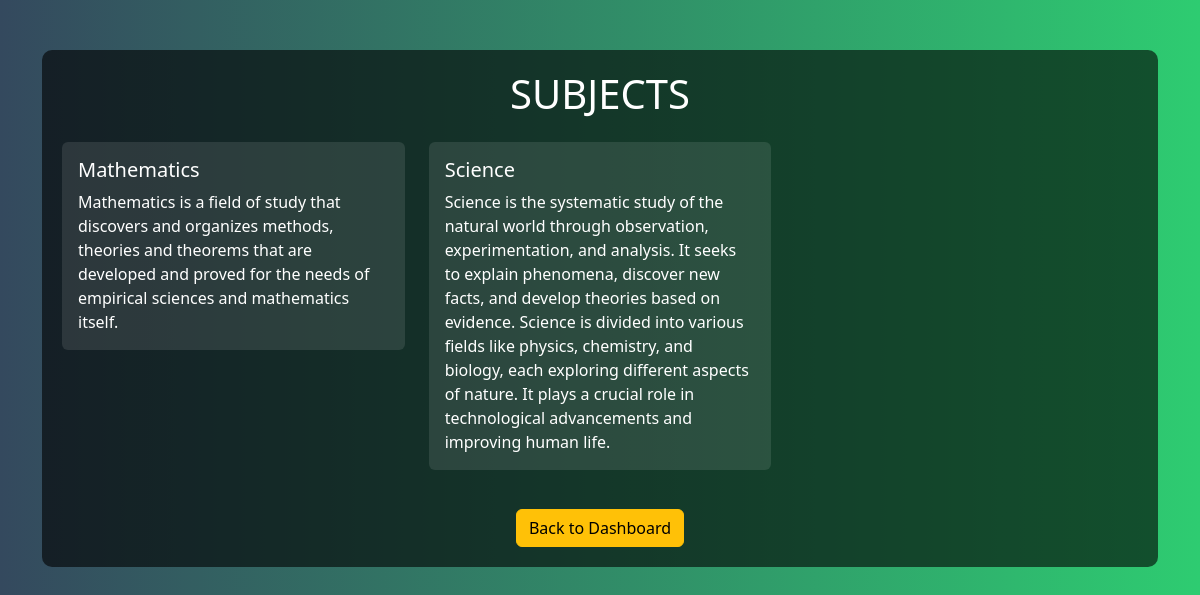
/subjects (signed in), run on the app's committed database.
### tables this page shows
CREATE TABLE subjects (
            id INTEGER PRIMARY KEY AUTOINCREMENT,
            name TEXT NOT NULL,
            description TEXT
        );

### app.py (the view)
@app.route('/subjects')
def view_subjects():
    if 'user' not in session:
        return redirect(url_for('login'))
    conn = sqlite3.connect('quiz_master.db')
    cursor = conn.cursor()
    cursor.execute("SELECT id, name, description FROM subjects")
    subjects = cursor.fetchall()
    conn.close()
    return render_template('subjects.html', subjects=subjects)

### templates/subjects.html (shortened to what this page needs)
<!DOCTYPE html>
<html lang="en">
<head>
    <link rel="stylesheet" href="https://cdn.jsdelivr.net/npm/bootstrap@5.3.0/dist/css/bootstrap.min.css">
</head>
<body>
    <div class="container">
        <div class="subjects-container">
            <h1 class="text-center mb-4">SUBJECTS</h1>
            <div class="row">
                {% for subject in subjects %}
                <div class="col-md-4">
                    <div class="card subject-card" onclick="window.location.href='/chapters/{{ subject[0] }}'">
                        <div class="card-body">
                            <h5 class="card-title">{{ subject[1] }}</h5>
                            <p class="card-text">{{ subject[2] or 'No description available' }}</p>
                        </div>
                    </div>
                </div>
                {% endfor %}
            </div>
            <div class="text-center mt-4">
                <a href="/user_dashboard" class="btn btn-warning">Back to Dashboard</a>
            </div>
        </div>
    </div>
</body>
</html>

### templates/subjects.html (style rules this page uses)
body { background: linear-gradient(to right, #34495e, #2ecc71); min-height: 100vh; color: white; }
.subjects-container { background-color: rgba(0, 0, 0, 0.6); border-radius: 10px; padding: 20px; margin-top: 50px; }
.subject-card { background-color: rgba(255, 255, 255, 0.1); border: none; margin-bottom: 15px; transition: transform 0.3s; }
.subject-card .card-body { color: white; }

### data on the page
subjects: name "Mathematics", description "Mathematics is a field of study that discovers and organizes methods, theories and theorems that are developed and proved for the needs of empirical sciences and mathematics itself."
subjects: name "Science", description "Science is the systematic study of the natural world through observation, experimentation, and analysis. It seeks to explain phenomena, discover new facts, and develop theories based on evidence. Science is divided into various fields like physics, chemistry, and biology, each exploring different aspects of nature. It plays a crucial role in technological advancements and improving human life."
